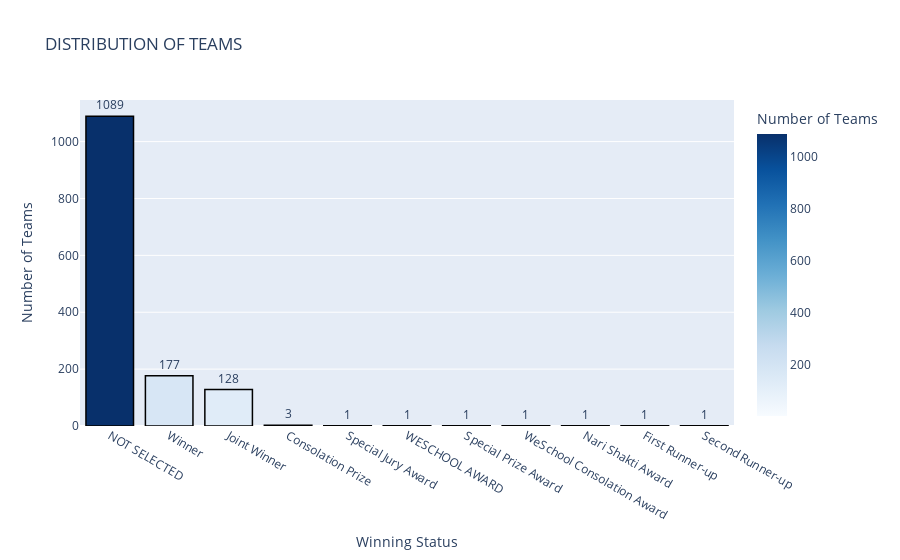

The notebook cell this image was saved under:
### Code cell
df=merged_data
df.value_counts().values
no_win_teams = df['WINNING STATUS'].value_counts().reset_index()
no_win_teams.columns = ['Winning Status', 'No. Of Teams']
print("Total No. Of Winning teams: 177")
print(no_win_teams)
fig = px.bar(
    no_win_teams, 
    x='Winning Status', 
    y='No. Of Teams', 
    text='No. Of Teams', 
    title='DISTRIBUTION OF TEAMS',
    labels={'No. Of Teams': 'Number of Teams'},
    color='No. Of Teams',  
    color_continuous_scale='Blues')
fig.update_traces(textposition='outside', marker_line_width=1.5, marker_line_color='black')
fig.show()

### Figure 1 — Plotly figure (JSON) as saved in the notebook; plotly's stock layout.template omitted (floating-point values rounded to 4 significant figures)
{"data": [{"alignmentgroup": "True", "hovertemplate": "Winning Status=%{x}<br>Number of Teams=%{marker.color}<extra></extra>", "legendgroup": "", "marker": {"color": [1089, 177, 128, 3, 1, 1, 1, 1, 1, 1, 1], "coloraxis": "coloraxis", "line": {"color": "black", "width": 1.5}, "pattern": {"shape": ""}}, "name": "", "offsetgroup": "", "orientation": "v", "showlegend": false, "text": [1089, 177, 128, 3, 1, 1, 1, 1, 1, 1, 1], "textposition": "outside", "type": "bar", "x": ["NOT SELECTED", "Winner", "Joint Winner", "Consolation Prize", "Special Jury Award", "WESCHOOL AWARD", "Special Prize Award", "WeSchool Consolation Award", "Nari Shakti Award", "First Runner-up", "Second Runner-up"], "xaxis": "x", "y": [1089, 177, 128, 3, 1, 1, 1, 1, 1, 1, 1], "yaxis": "y"}], "layout": {"barmode": "relative", "coloraxis": {"colorbar": {"title": {"text": "Number of Teams"}}, "colorscale": [[0, "rgb(247,251,255)"], [0.125, "rgb(222,235,247)"], [0.25, "rgb(198,219,239)"], [0.375, "rgb(158,202,225)"], [0.5, "rgb(107,174,214)"], [0.625, "rgb(66,146,198)"], [0.75, "rgb(33,113,181)"], [0.875, "rgb(8,81,156)"], [1, "rgb(8,48,107)"]]}, "legend": {"tracegroupgap": 0}, "title": {"text": "DISTRIBUTION OF TEAMS"}, "xaxis": {"anchor": "y", "domain": [0, 1], "title": {"text": "Winning Status"}}, "yaxis": {"anchor": "x", "domain": [0, 1], "title": {"text": "Number of Teams"}}}}
